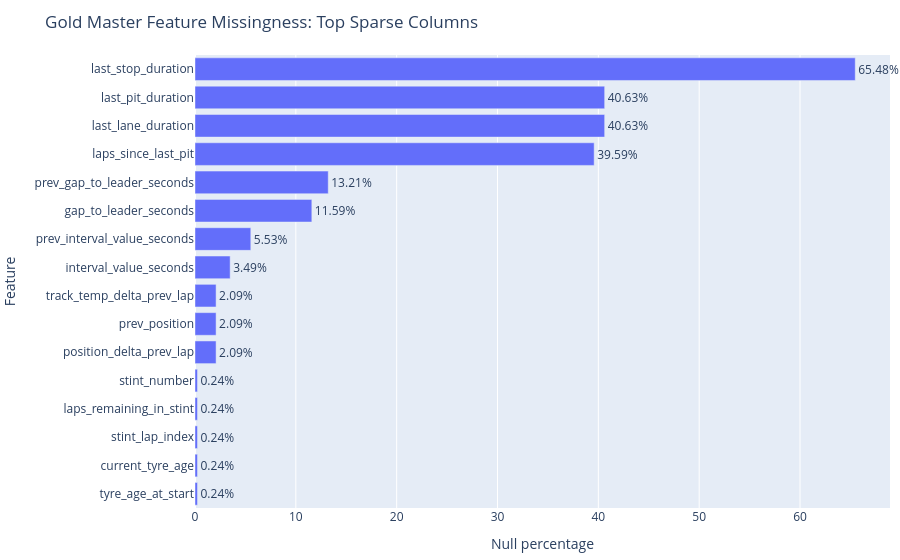

Here is the notebook cell this chart was saved with:
### Markdown cell above
## Missingness Map

Nulls in Gold are not automatically defects. Some fields are expected to be
sparse because telemetry/event sources are sampled differently, and stint data
can be incomplete for specific sessions. The audit separates coverage risk from
pipeline failure.

### Code cell
master = pd.read_parquet(FEATURES / "master_lap_features.parquet")
null_summary = (
    master.isna().sum()
    .rename("null_count")
    .reset_index()
    .rename(columns={"index": "column"})
)
null_summary["null_pct"] = (null_summary["null_count"] / len(master) * 100).round(3)
null_summary = null_summary.sort_values("null_pct", ascending=False)
null_summary.to_csv(OUTPUT_TABLES / "master_feature_null_profile.csv", index=False)

plot_nulls = null_summary[null_summary["null_count"].gt(0)].head(25)
fig = px.bar(
    plot_nulls,
    x="null_pct",
    y="column",
    orientation="h",
    text="null_pct",
    title="Gold Master Feature Missingness: Top Sparse Columns",
    labels={"null_pct": "Null percentage", "column": "Feature"},
)
fig.update_layout(yaxis={"categoryorder": "total ascending"}, margin=dict(l=10, r=10, t=55, b=10))
fig.update_traces(texttemplate="%{text:.2f}%", textposition="outside", cliponaxis=False)
save_chart(fig, "master_feature_missingness")
fig.show()

display(null_summary.head(25))

### Figure 1 — Plotly figure (JSON) as saved in the notebook; plotly's stock layout.template omitted (floating-point values rounded to 4 significant figures)
{"data": [{"cliponaxis": false, "hovertemplate": "Null percentage=%{text}<br>Feature=%{y}<extra></extra>", "legendgroup": "", "marker": {"color": "#636efa", "pattern": {"shape": ""}}, "name": "", "orientation": "h", "showlegend": false, "text": [65.48, 40.63, 40.63, 39.59, 13.21, 11.59, 5.534, 3.486, 2.092, 2.092, 2.092, 0.245, 0.245, 0.245, 0.245, 0.245], "textposition": "outside", "texttemplate": "%{text:.2f}%", "type": "bar", "x": [65.48, 40.63, 40.63, 39.59, 13.21, 11.59, 5.534, 3.486, 2.092, 2.092, 2.092, 0.245, 0.245, 0.245, 0.245, 0.245], "xaxis": "x", "y": ["last_stop_duration", "last_lane_duration", "last_pit_duration", "laps_since_last_pit", "prev_gap_to_leader_seconds", "gap_to_leader_seconds", "prev_interval_value_seconds", "interval_value_seconds", "position_delta_prev_lap", "prev_position", "track_temp_delta_prev_lap", "tyre_age_at_start", "current_tyre_age", "stint_lap_index", "laps_remaining_in_stint", "stint_number"], "yaxis": "y"}], "layout": {"barmode": "relative", "legend": {"tracegroupgap": 0}, "margin": {"b": 10, "l": 10, "r": 10, "t": 55}, "title": {"text": "Gold Master Feature Missingness: Top Sparse Columns"}, "xaxis": {"anchor": "y", "domain": [0.0, 1.0], "title": {"text": "Null percentage"}}, "yaxis": {"anchor": "x", "categoryorder": "total ascending", "domain": [0.0, 1.0], "title": {"text": "Feature"}}}}
